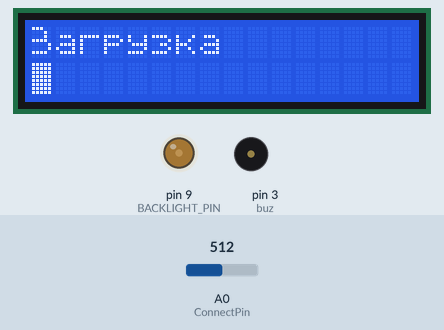
The sketch below on a simulated Arduino Uno, built with avr-gcc and run on an emulated ATmega328P. Shown: 16×2 character LCD, output pins drawn as LEDs (lit = HIGH), buzzer (waves = sounding). The inputs (shaded band) are chosen by the test bench; at power-on: A0 (ConnectPin) = 512. Random numbers use the default seed unless the sketch sets one.

Above: at 1.2 s.
At 19.9 s:
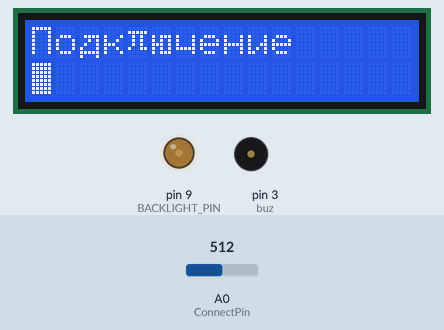
20.0 s: A0 (ConnectPin) set to 584
22.3 s: A0 (ConnectPin) set to 617
23.9 s: A0 (ConnectPin) set to 590
At 24.7 s:
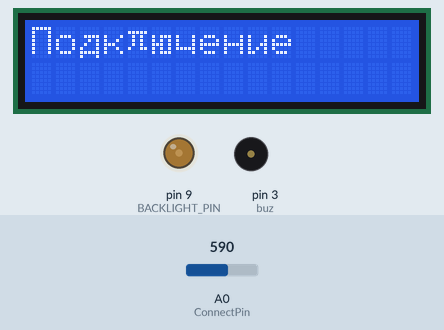
26.4 s: A0 (ConnectPin) set to 610
At 27.5 s:
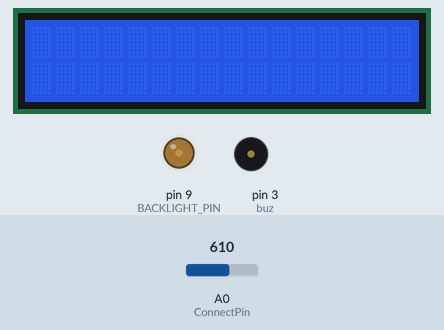
27.9 s: A0 (ConnectPin) set to 511
At 33.6 s:
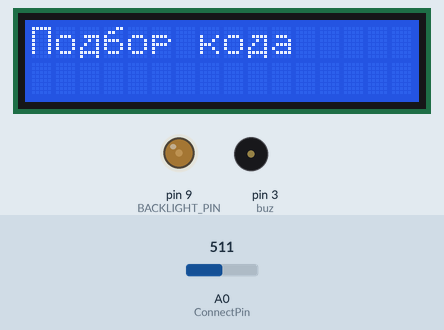
Timing chart, 0 to 48.1 s (numbered marks = the images above; inputs shaded):
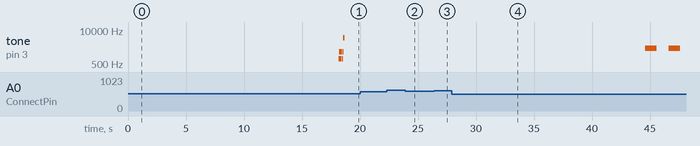

The sketch:

codgrabber.ino
```cpp
#define SOUND

#include <Wire.h>
#include <LiquidCrystal_I2C.h>

#define BACKLIGHT_PIN 9

const int ConnectPin = A0;
int buz = 3;
int a = 5;
int b = 10;
LiquidCrystal_I2C lcd(0x27, 16, 2);   /* Задаем адрес и размерность дисплея.
  При использовании LCD I2C модуля с дисплеем 20х04 ничего в коде изменять не требуется, cледует только задать правильную размерность */

volatile bool interrupted = false;
volatile bool processingStarted = false;

void doInterrupt()
{
  processingStarted = false;
  interrupted = true;
}

void setup()
{
  //Serial.begin(9600);
  randomSeed(analogRead(0));
  pinMode(ConnectPin, INPUT);

  pinMode(BACKLIGHT_PIN, OUTPUT);
  analogWrite(BACKLIGHT_PIN, 60);

  pinMode(buz, OUTPUT);
  lcd.init();                       // Инициализация lcd
  lcd.backlight();                  // Включаем подсветку
  lcd.clear();
  delay (500);
  loading();
  delay (500);
  lcd.clear();
  delay (300);
  done();
  delay (100);
  done_sound();

  //    \xf4 Значок омм
  //    \xf7 Корявая Л
  //    \xf9 Корявая Ч
  //    \xae мелкая з
  //    \xdb прямоугольник
  //    \xdf значок градуса
  //    \xff заполненый прямоугольник


}

void handleInterrupted()
{
#ifdef SOUND
  noTone(buz);
#endif
  lcd.clear();
}

void checkInterrupt()
{
  if (analogRead(ConnectPin) > 600)
  {
    doInterrupt();
  }
}

#define MAX_CODE_SIZE 6
int CODE_SIZE = 6;
unsigned long long grab_time = 12000;
int code[MAX_CODE_SIZE] = {6, 3, 7, 8, 2, 2};
int seq[MAX_CODE_SIZE];

void loop()
{
  int val = analogRead(ConnectPin);
  if (val < 600 && !processingStarted)
  {
    processingStarted = true;
    interrupted = false;
    lcd.clear();

    checkInterrupt();
    if (interrupted)
    {
      handleInterrupted();
      return;
    }

    connection();
    lcd.clear();

    checkInterrupt();
    if (interrupted)
    {
      handleInterrupted();
      return;
    }
    delay (500);

    if (val < 400) //325
    {
      CODE_SIZE = 6;
      grab_time = 12000;
      code[0] = 6;
      code[1] = 3;
      code[2] = 7;
      code[3] = 8;
      code[4] = 2;
      code[5] = 2;
    }
    else //510
    {
      CODE_SIZE = 4;
      grab_time = 8000;
      code[0] = 2;
      code[1] = 7;
      code[2] = 8;
      code[3] = 4;
    }

    selection1();

    checkInterrupt();
    if (interrupted)
    {
      handleInterrupted();
      return;
    }
    delay (500);
    success();
  }

  checkInterrupt();
  if (interrupted)
  {
    handleInterrupted();
    return;
  }

  delay(10);


}

void done()  // Готово
{

  byte let_G[8] =
  {
    B11111,
    B10000,
    B10000,
    B10000,
    B10000,
    B10000,
    B10000,
    B00000,
  };
  byte let_t[8] =
  {
    B00000,
    B00000,
    B11111,
    B00100,
    B00100,
    B00100,
    B00100,
    B00000,
  };
  byte let_v[8] =
  {
    B00000,
    B00000,
    B11110,
    B10001,
    B11110,
    B10001,
    B11110,
    B00000,
  };
  lcd.createChar(1, let_G);
  lcd.createChar(2, let_t);
  lcd.createChar(3, let_v);
  lcd.print("\1o\2o\3o");
}

void done_sound()  // Готово
{
#ifdef SOUND
  tone(buz, 800);
  delay(50);
  tone(buz, 1500);
  delay(50);
  tone(buz, 800);
  delay(50);
  tone(buz, 1500);
  delay(50);

  tone(buz, 800);
  delay(50);
  tone(buz, 1500);
  delay(50);
  tone(buz, 800);
  delay(50);
  tone(buz, 1500);
  delay(50);


  tone(buz, 5000);
  delay(150);
  noTone(buz);
#endif
}


void loading()  // Загрузка устройства
{

  byte let_Z[8] =
  {
    B11100,
    B00010,
    B00010,
    B11110,
    B00001,
    B00001,
    B11110,
    B00000,
  };
  byte let_g[8] =
  {
    B00000,
    B00000,
    B11111,
    B10000,
    B10000,
    B10000,
    B10000,
    B00000,
  };
  byte let_u[8] =
  {
    B00000,
    B00000,
    B10001,
    B10001,
    B01111,
    B00001,
    B11110,
    B00000,
  };
  byte let_z[8] =
  {
    B00000,
    B00000,
    B11110,
    B00001,
    B00110,
    B00001,
    B11110,
    B00000,
  };
  byte let_k[8] =
  {
    B00000,
    B00000,
    B10001,
    B10010,
    B11100,
    B10010,
    B10001,
    B00000,
  };

  lcd.createChar(1, let_Z);
  lcd.createChar(2, let_g);
  lcd.createChar(3, let_u);
  lcd.createChar(4, let_z);
  lcd.createChar(5, let_k);
  lcd.setCursor(0, 0);
  lcd.print("\1a\2p\3\4\5a");                     // Выводим смайлик (символ под номером 1) - "\1"
  delay (500);


  for (int i = 0; i < 16; i++)
  {
#ifdef SOUND
    tone(buz, 1);
    delay(5);
    noTone(buz);
#endif
    lcd.setCursor(i, 1);
    lcd.print("\xff");
    delay(1000);
  }

}


void success()  // Код определен
{

  byte let_d[8] =
  {
    B00000,
    B00000,
    B01111,
    B00101,
    B01001,
    B10001,
    B11111,
    B10001,
  };
  byte let_p[8] =
  {
    B00000,
    B00000,
    B11111,
    B10001,
    B10001,
    B10001,
    B10001,
    B00000,
  };
  byte let_l[8] =
  {
    B00000,
    B00000,
    B11111,
    B01001,
    B01001,
    B01001,
    B10001,
    B00000,
  };


  byte let_n[8] =
  {
    B00000,
    B00000,
    B10001,
    B10001,
    B11111,
    B10001,
    B10001,
    B00000,
  };
  byte let_e[8] =
  {
    B00000,
    B00000,
    B10001,
    B10001,
    B10011,
    B10101,
    B11001,
    B00000,
  };


  lcd.createChar(1, let_d);
  lcd.createChar(2, let_p);
  lcd.createChar(3, let_l);
  lcd.createChar(4, let_n);

  lcd.setCursor(0, 0);
  lcd.print("               ");
  delay (2000);
#ifdef SOUND
  tone(buz, 2000);
#endif
  lcd.setCursor(0, 0);
  lcd.print("Ko\1 o\2pe\1e\3e\4");                     // Выводим смайлик (символ под номером 1) - "\1"
  delay (1000);
#ifdef SOUND
  noTone(buz);
#endif
  lcd.setCursor(0, 0);
  lcd.print("               ");
  delay (1000);
#ifdef SOUND
  tone(buz, 2000);
#endif
  lcd.setCursor(0, 0);
  lcd.print("Ko\1 o\2pe\1e\3e\4");                      // Выводим смайлик (символ под номером 1) - "\1"
  delay (1000);
#ifdef SOUND
  noTone(buz);
#endif
  lcd.setCursor(0, 0);
  lcd.print("               ");
  delay (1000);
#ifdef SOUND
  tone(buz, 2000);
#endif
  lcd.setCursor(0, 0);
  lcd.print("Ko\1 o\2pe\1e\3e\4");                      // Выводим смайлик (символ под номером 1) - "\1"
  delay (1000);
#ifdef SOUND
  noTone(buz);
#endif


}


void connection()  // Подключен
{
  checkInterrupt();
  if (interrupted)
  {
    handleInterrupted();
    return;
  }

  byte let_P[8] =
  {
    B11111,
    B10001,
    B10001,
    B10001,
    B10001,
    B10001,
    B10001,
  };
  byte let_d[8] =
  {
    B00000,
    B00000,
    B01111,
    B00101,
    B01001,
    B10001,
    B11111,
    B10001,
  };
  byte let_k[8] =
  {
    B00000,
    B00000,
    B10001,
    B10010,
    B11100,
    B10010,
    B10001,
    B00000,
  };
  byte let_l[8] =
  {
    B00000,
    B00000,
    B11111,
    B01001,
    B01001,
    B01001,
    B10001,
    B00000,
  };
  byte let_u[8] =
  {
    B00000,
    B00000,
    B10111,
    B10101,
    B11101,
    B10101,
    B10111,
    B00000,
  };
  byte let_ch[8] =
  {
    B00000,
    B00000,
    B10001,
    B10001,
    B10001,
    B11111,
    B00001,
    B00000,
  };
  byte let_n[8] =
  {
    B00000,
    B00000,
    B10001,
    B10001,
    B11111,
    B10001,
    B10001,
    B00000,
  };
  byte let_e[8] =
  {
    B00000,
    B00000,
    B10001,
    B10001,
    B10011,
    B10101,
    B11001,
    B00000,
  };

  lcd.createChar(1, let_P);
  lcd.createChar(2, let_d);
  lcd.createChar(3, let_k);
  //  lcd.createChar(4, let_l);
  lcd.createChar(4, let_u);
  lcd.createChar(5, let_ch);
  lcd.createChar(6, let_n);
  lcd.createChar(7, let_e);


  lcd.setCursor(0, 0);
  lcd.print("\1o\2\3\xf7\4\5e\6\7e");                     // Выводим смайлик (символ под номером 1) - "\1"
  delay (1000);
  for (int i = 0; i < 16; i++)
  {
    checkInterrupt();
    if (interrupted)
    {
      handleInterrupted();
      return;
    }
#ifdef SOUND
    tone(buz, 1);
    delay(5);
    noTone(buz);
#endif
    lcd.setCursor(i, 1);
    lcd.print("\xff");
    delay(200);
  }
}

void selection1()  // Подбор Кода
{
  byte let_P[8] =
  {
    B11111,
    B10001,
    B10001,
    B10001,
    B10001,
    B10001,
    B10001,
  };
  byte let_d[8] =
  {
    B00000,
    B00000,
    B01111,
    B00101,
    B01001,
    B10001,
    B11111,
    B10001,
  };
  byte let_b[8] =
  {
    B00011,
    B01100,
    B10000,
    B11110,
    B10001,
    B10001,
    B01110,
    B00000,
  };

  byte let_k[8] =
  {
    B00000,
    B00000,
    B10001,
    B10010,
    B11100,
    B10010,
    B10001,
    B00000,
  };

  lcd.createChar(1, let_P);
  lcd.createChar(2, let_d);
  lcd.createChar(3, let_b);
  lcd.createChar(4, let_k);


  lcd.setCursor(0, 0);
  lcd.print("\1o\2\3op \4o\2a");                     // Выводим смайлик (символ под номером 1) - "\1"
  delay (1000);

  for (int i = 0; i < CODE_SIZE; ++i)
  {
    while (true)
    {
      checkInterrupt();
      if (interrupted)
      {
        handleInterrupted();
        return;
      }

      seq[i] = random(0, CODE_SIZE);

      bool duplicate = false;
      for (int j = i - 1; j >= 0; --j)
      {
        if (seq[i] == seq[j])
        {
          duplicate = true;
          break;
        }
      }

      if (!duplicate)
      {
        break;
      }
    }
  }

  unsigned long long searchInterval = grab_time / CODE_SIZE;
  unsigned long long started = millis();
  unsigned long long lastFound = millis();
  int curSeq = -1;

  while (millis() - started < grab_time + 200)
  {
    checkInterrupt();
    if (interrupted)
    {
      handleInterrupted();
      return;
    }

    for (int i = 0; i < CODE_SIZE; ++i)
    {
      if (millis() - lastFound > searchInterval)
      {
        curSeq++;
        lastFound = millis();
      }

      lcd.setCursor(seq[i], 1);
      if (i > curSeq)
      {
        lcd.print(random(0, 10));
      }
      else
      {
        lcd.print(code[seq[i]]);
      }
#ifdef SOUND
      delay(5);
      tone(buz, a);
      delay(5);
      tone(buz, b);
#endif
    }
  }
#ifdef SOUND
  noTone(buz);
#endif
}
```

Measured:
- after the input at 23.9 s, the display: changes after 0.07 s (image 2)
- after the input at 27.9 s, tone on pin 3 (buz): alternates 2000 Hz for 1.0 s and silent for 1.0 s, starting after 16.7 s; the display: first changes after 0.07 s (image 4 shows a later state)
- what the display in image 0 shows lasts 1.0 s, from 1.1 s to 2.1 s
